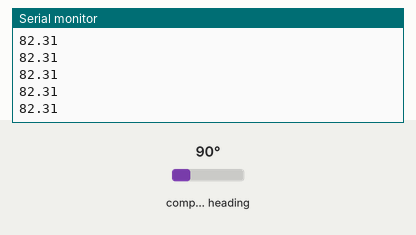
Recording of a sketch running on a simulated ESP8266 (NodeMCU). On the bench: the last lines printed to the serial monitor. The inputs (shaded band) are chosen by the test bench; at power-on: compass heading 90°.

Above: at 1.2 s.
1.3 s: compass heading set to 7°
At 1.32 s:
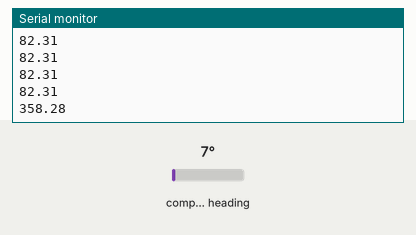
2.8 s: compass heading set to 180°
At 2.83 s:
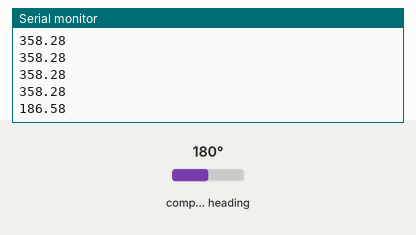
Timing chart, 0 to 5.8 s (numbered marks = the images above; inputs shaded):
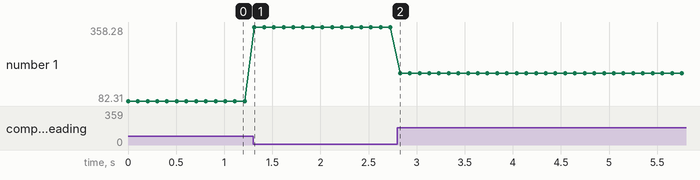

Measured:
- after the input at 1.3 s, the serial monitor: prints a new line at once (image 1)
- after the input at 2.8 s, the serial monitor: prints a new line at once (image 2)
- plotted number 1: 82.31 → 358.28 after the input at 1.3 s, 358.28 → 186.58 after the input at 2.8 s

The sketch:

Magnetometer_Readings.ino
```cpp
#include <Wire.h>
#include <QMC5883LCompass.h>

QMC5883LCompass compass;

// === Paste Your MATLAB Calibration Values Here ===
#define CALIBRATION__MAGN_USE_EXTENDED true

const float magn_ellipsoid_center[3] = { -154.600706, 184.157974, 323.076601 };
const float magn_ellipsoid_transform[3][3] = {
  { 0.980417, -0.026740, -0.009220 },
  { -0.026740, 0.961075, -0.026725 },
  { -0.009220, -0.026725, 0.912801 }
};

// === Compensation Buffer ===
float compensated[3];

void setup() {
  Serial.begin(115200);
  Wire.begin(4, 5); // SDA = GPIO4 (D2), SCL = GPIO5 (D1) on ESP8266
  compass.init();
  Serial.println("Heading (°)");
}

void loop() {
  compass.read();

  // Raw values from magnetometer
  float raw[3] = {
    (float)compass.getX(),
    (float)compass.getY(),
    (float)compass.getZ()
  };

  // Step 1: Subtract center offset
  float centered[3];
  for (int i = 0; i < 3; i++) {
    centered[i] = raw[i] - magn_ellipsoid_center[i];
  }

  // Step 2: Apply 3x3 transformation matrix
  for (int i = 0; i < 3; i++) {
    compensated[i] =
      magn_ellipsoid_transform[i][0] * centered[0] +
      magn_ellipsoid_transform[i][1] * centered[1] +
      magn_ellipsoid_transform[i][2] * centered[2];
  }

  // Step 3: Calculate heading in degrees
  float heading = atan2(compensated[1], compensated[0]) * 180.0 / PI;
  if (heading < 0) heading += 360.0;

  Serial.println(heading);

  delay(100); // 10 Hz update
}
```
